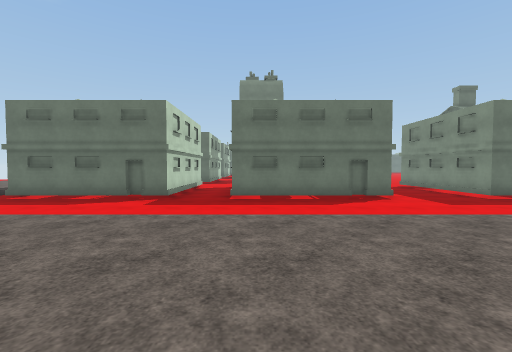
[1] (above)

19 first-person views from a walk through a Unity game level. The camera is 1.4 m above the floor, tilts 2° down and sees 90° across. The floor is counted in squares, 2 m on a side. Each view is taken from the middle of a square. On the plan, view 1 faces up. The plan holds only what a view shows up to about 9 squares ahead; the rest is blank. The place goes on beyond the plan. Surface patterns are stand-ins for the level's own textures.

[2]
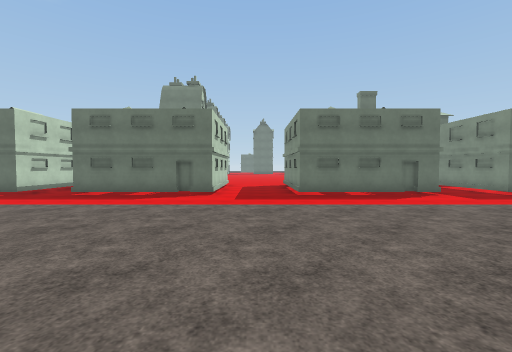

[3]
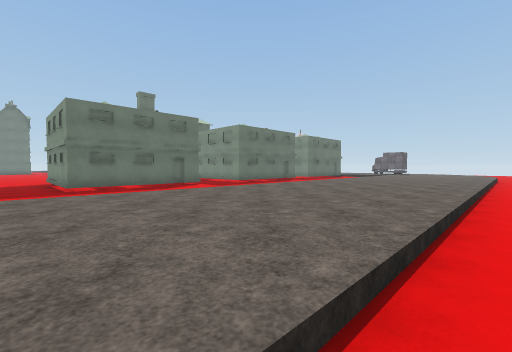

[4]
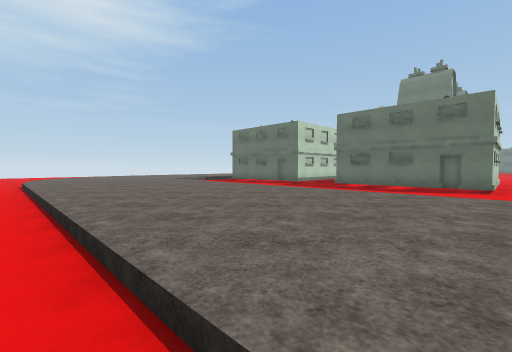

[5]
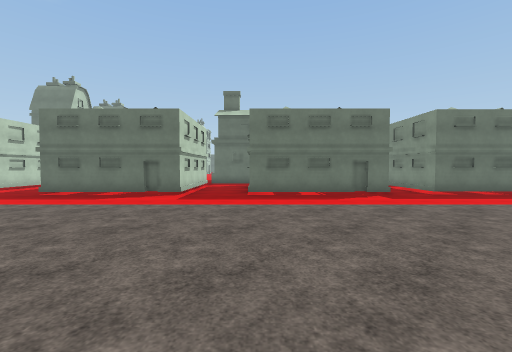

[6]
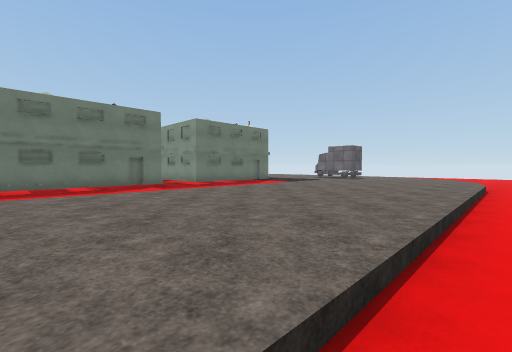

[7]
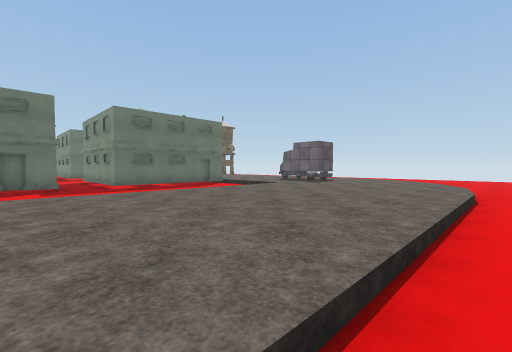

[8]
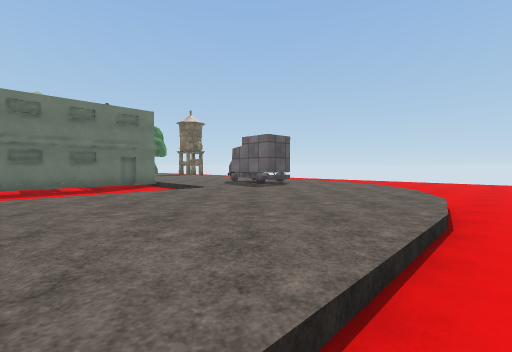

[9]
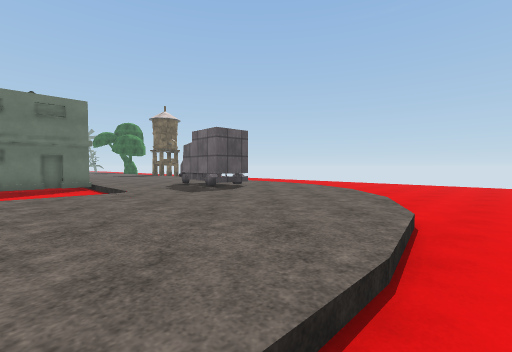

[10]
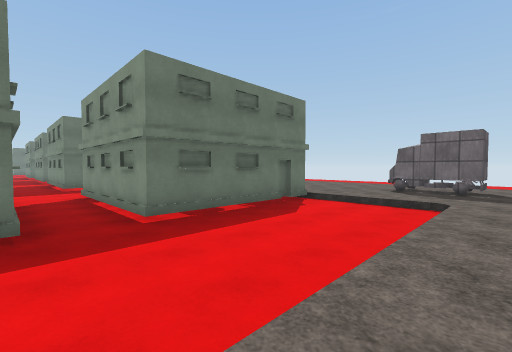

[11]
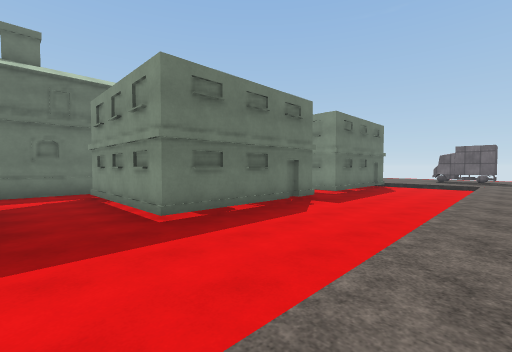

[12]
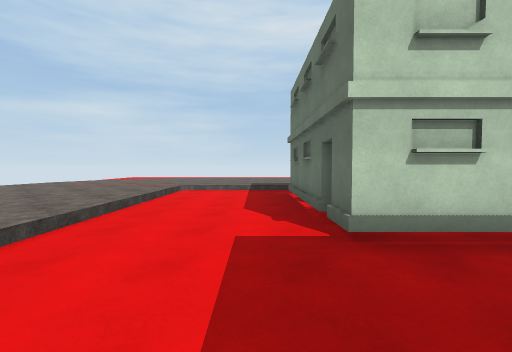

[13]
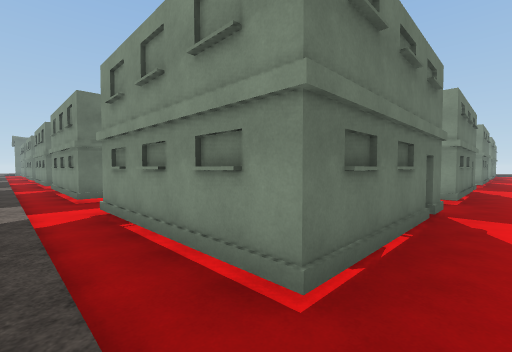

[14]
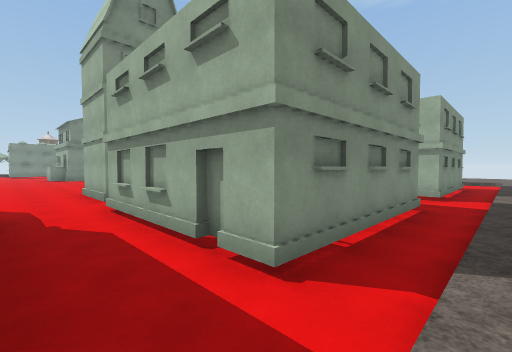

[15]
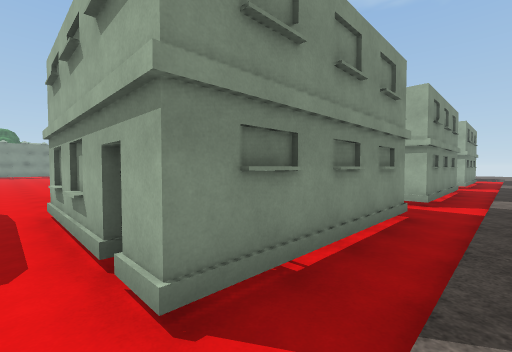

[16]
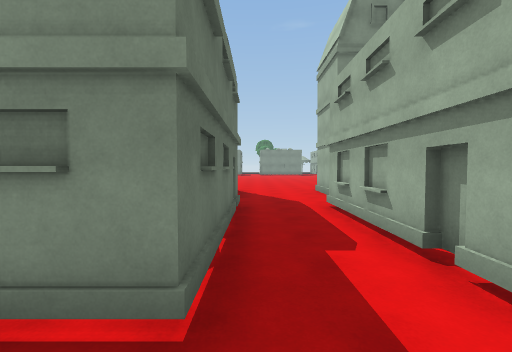

[17]
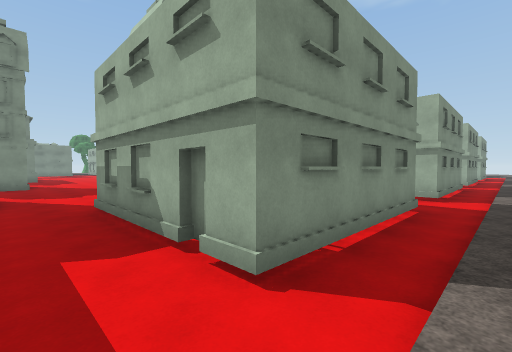

[18]
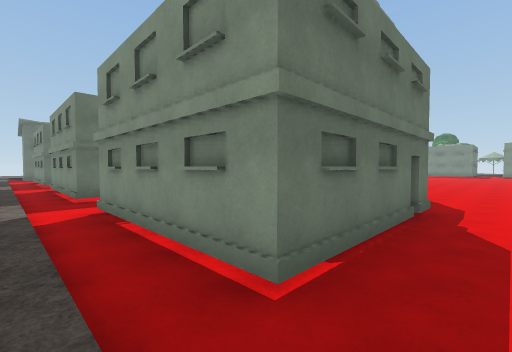

[19]
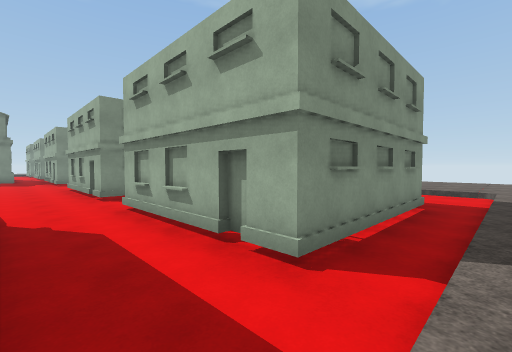

### Floor plan
Key: @ floor where view 1 was taken; # wall or solid block; . main floor; : floor 0.25 m higher than the main floor; / step, stairs or slope; H house; O other object.
Columns run from 8 left of view 1 to 28 right of it. Each row starts with its distance up from view 1.
 31 :............H
 30 :...........
 29 :H##   .....
 28 :.      HH
 27 :.     H.H
 26 :.#     H
 25 :.........
 24 :...........
 23 :.###H......
 22 :.     H H
 21 :.       H
 20 :.       ...
 19 :.H###.......
 18 :............
 17 :.####..HH..        HH
 16 :.     H
 15 :.
 14 :.                       ..O
 13 :.HH........       ###   ...
 12 :...........       ...   ...
 11 :.####..####       ..#    .#
 10 :.          ...    ..#    .#
  9 :H    .H    H.H    H.H   H.#
  8 :.   #..    ...    ..#    .#    ::
  7 :.####..####...####..##H##.##H./:::
  6 :............................../:::
  5 :............................../:#O:
  4 :............................../:O#:
  3 ::::::::::::::::::::::::::::::::::::/
  2 ::::::::::::::::::::::::::::::::::::/
  1 :::::::::::::::::::::::::::::::::::/.
  0 ::::::::@:::::::::::::::::::::::::/..
 -1 :::::::::::::::::::::::::::::::::/...
 -2 .....................................

Where each view was taken, in squares from view 1:
view 1: 0 up, 0 right, facing up
view 2: 1 down, 5 right, facing up
view 3: 2 down, 5 right, facing up-right
view 4: 2 down, 4 right, facing up-left
view 5: 1 down, 13 right, facing up
view 6: 2 down, 13 right, facing up-right
view 7: 2 down, 16 right, facing up-right
view 8: 2 down, 19 right, facing up-right
view 9: 2 down, 21 right, facing up-right
view 10: 3 up, 17 right, facing up-right
view 11: 3 up, 11 right, facing up-right
view 12: 6 up, 0 right, facing left
view 13: 6 up, 8 left, facing up-right
view 14: 19 up, 8 left, facing down-right
view 15: 24 up, 8 left, facing down-right
view 16: 25 up, 8 left, facing right
view 17: 31 up, 8 left, facing down-right
view 18: 18 up, 8 left, facing up-right
view 19: 13 up, 8 left, facing down-right
